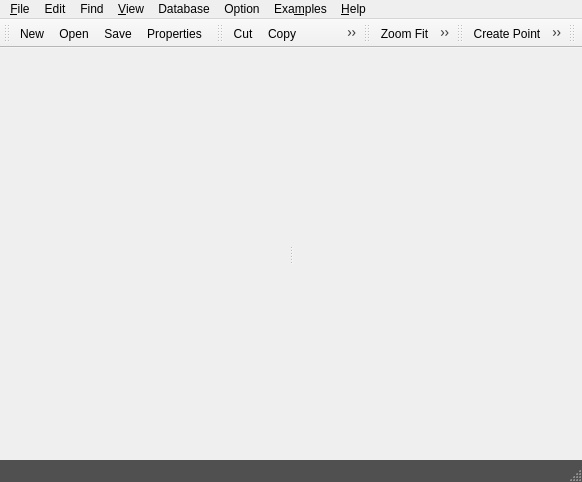
<?xml version="1.0" encoding="UTF-8"?>
<ui version="4.0">
 <class>MainWindow</class>
 <widget class="QMainWindow" name="MainWindow">
  <property name="geometry">
   <rect>
    <x>0</x>
    <y>0</y>
    <width>582</width>
    <height>482</height>
   </rect>
  </property>
  <property name="windowTitle">
   <string>MainWindow</string>
  </property>
  <property name="styleSheet">
   <string notr="true"/>
  </property>
  <widget class="QWidget" name="centralwidget">
   <layout class="QVBoxLayout" name="verticalLayout">
    <property name="leftMargin">
     <number>0</number>
    </property>
    <property name="topMargin">
     <number>0</number>
    </property>
    <property name="rightMargin">
     <number>0</number>
    </property>
    <property name="bottomMargin">
     <number>0</number>
    </property>
    <item>
     <widget class="QSplitter" name="splitter">
      <property name="orientation">
       <enum>Qt::Horizontal</enum>
      </property>
      <widget class="MainWidget" name="mainWidget" native="true"/>
      <widget class="Viewer" name="viewer" native="true"/>
     </widget>
    </item>
   </layout>
  </widget>
  <widget class="QMenuBar" name="menubar">
   <property name="geometry">
    <rect>
     <x>0</x>
     <y>0</y>
     <width>582</width>
     <height>21</height>
    </rect>
   </property>
   <widget class="QMenu" name="menu_File">
    <property name="title">
     <string>&amp;File</string>
    </property>
    <addaction name="action_New"/>
    <addaction name="action_Open"/>
    <addaction name="action_Save"/>
    <addaction name="action_SaveAs"/>
    <addaction name="separator"/>
    <addaction name="action_Properties"/>
    <addaction name="separator"/>
    <addaction name="action_Exit"/>
   </widget>
   <widget class="QMenu" name="menu_Help">
    <property name="title">
     <string>&amp;Help</string>
    </property>
    <addaction name="action_About"/>
    <addaction name="action_AboutQt"/>
   </widget>
   <widget class="QMenu" name="menu_View">
    <property name="title">
     <string>&amp;View</string>
    </property>
    <addaction name="action_ZoomFit"/>
    <addaction name="action_ZoomIn"/>
    <addaction name="action_ZoomOut"/>
    <addaction name="separator"/>
    <addaction name="action_Axes"/>
    <addaction name="action_Grid"/>
    <addaction name="action_Background"/>
    <addaction name="separator"/>
    <addaction name="action_Contour"/>
    <addaction name="action_Wireframe"/>
    <addaction name="action_Texture"/>
    <addaction name="action_WireframeAndTexture"/>
   </widget>
   <widget class="QMenu" name="menuExamples">
    <property name="title">
     <string>Exa&amp;mples</string>
    </property>
    <addaction name="action_SimpleWorld"/>
   </widget>
   <widget class="QMenu" name="menu_Edit">
    <property name="title">
     <string>Edit</string>
    </property>
    <addaction name="action_Undo"/>
    <addaction name="action_Redo"/>
    <addaction name="separator"/>
    <addaction name="action_Cut"/>
    <addaction name="action_Copy"/>
    <addaction name="action_Paste"/>
    <addaction name="separator"/>
    <addaction name="action_Delete"/>
   </widget>
   <widget class="QMenu" name="menuFind">
    <property name="title">
     <string>Find</string>
    </property>
    <addaction name="action_Find"/>
   </widget>
   <widget class="QMenu" name="menuDatabase">
    <property name="title">
     <string>Database</string>
    </property>
    <addaction name="action_CreatePoint"/>
    <addaction name="action_CreateEdge"/>
    <addaction name="action_CreateRegion"/>
    <addaction name="separator"/>
   </widget>
   <widget class="QMenu" name="menuOption">
    <property name="title">
     <string>Option</string>
    </property>
    <addaction name="action_ShowUndoRedoPanel"/>
    <addaction name="separator"/>
    <addaction name="action_Preferences"/>
   </widget>
   <addaction name="menu_File"/>
   <addaction name="menu_Edit"/>
   <addaction name="menuFind"/>
   <addaction name="menu_View"/>
   <addaction name="menuDatabase"/>
   <addaction name="menuOption"/>
   <addaction name="menuExamples"/>
   <addaction name="menu_Help"/>
  </widget>
  <widget class="QStatusBar" name="statusbar">
   <property name="styleSheet">
    <string notr="true">QStatusBar {
    background-color: rgb(80, 80, 80);
	color: rgb(255, 255, 255);
}</string>
   </property>
  </widget>
  <widget class="QToolBar" name="fileBar">
   <property name="windowTitle">
    <string>File toolbar</string>
   </property>
   <attribute name="toolBarArea">
    <enum>TopToolBarArea</enum>
   </attribute>
   <attribute name="toolBarBreak">
    <bool>false</bool>
   </attribute>
   <addaction name="action_New"/>
   <addaction name="action_Open"/>
   <addaction name="action_Save"/>
   <addaction name="action_Properties"/>
  </widget>
  <widget class="QToolBar" name="editBar">
   <property name="windowTitle">
    <string>Edit toolbar</string>
   </property>
   <attribute name="toolBarArea">
    <enum>TopToolBarArea</enum>
   </attribute>
   <attribute name="toolBarBreak">
    <bool>false</bool>
   </attribute>
   <addaction name="action_Cut"/>
   <addaction name="action_Copy"/>
   <addaction name="action_Paste"/>
   <addaction name="action_Delete"/>
   <addaction name="separator"/>
   <addaction name="action_Undo"/>
   <addaction name="action_Redo"/>
  </widget>
  <widget class="QToolBar" name="viewBar">
   <property name="windowTitle">
    <string>View toolbar</string>
   </property>
   <attribute name="toolBarArea">
    <enum>TopToolBarArea</enum>
   </attribute>
   <attribute name="toolBarBreak">
    <bool>false</bool>
   </attribute>
   <addaction name="action_ZoomFit"/>
   <addaction name="action_ZoomIn"/>
   <addaction name="action_ZoomOut"/>
   <addaction name="separator"/>
   <addaction name="action_Preferences"/>
  </widget>
  <widget class="QToolBar" name="databaseBar">
   <property name="windowTitle">
    <string>Database toolbar</string>
   </property>
   <attribute name="toolBarArea">
    <enum>TopToolBarArea</enum>
   </attribute>
   <attribute name="toolBarBreak">
    <bool>false</bool>
   </attribute>
   <addaction name="action_CreatePoint"/>
   <addaction name="action_CreateEdge"/>
   <addaction name="action_CreateRegion"/>
  </widget>
  <widget class="SceneToolBar" name="sceneToolBar">
   <property name="windowTitle">
    <string>toolBar</string>
   </property>
   <attribute name="toolBarArea">
    <enum>TopToolBarArea</enum>
   </attribute>
   <attribute name="toolBarBreak">
    <bool>false</bool>
   </attribute>
  </widget>
  <action name="action_Open">
   <property name="icon">
    <iconset resource="resources.qrc">
     <normaloff>:/icons/merkaartor-actions/document_open.png</normaloff>:/icons/merkaartor-actions/document_open.png</iconset>
   </property>
   <property name="text">
    <string>&amp;Open...</string>
   </property>
   <property name="toolTip">
    <string>Open</string>
   </property>
  </action>
  <action name="action_Exit">
   <property name="text">
    <string>E&amp;xit</string>
   </property>
  </action>
  <action name="action_Preferences">
   <property name="icon">
    <iconset resource="resources.qrc">
     <normaloff>:/icons/merkaartor-actions/preferences.png</normaloff>:/icons/merkaartor-actions/preferences.png</iconset>
   </property>
   <property name="text">
    <string>&amp;Preferences...</string>
   </property>
  </action>
  <action name="action_AboutQt">
   <property name="text">
    <string>About Qt...</string>
   </property>
  </action>
  <action name="action_About">
   <property name="text">
    <string>About AGE Editor...</string>
   </property>
   <property name="toolTip">
    <string>About AGE Editor</string>
   </property>
  </action>
  <action name="action_New">
   <property name="icon">
    <iconset resource="resources.qrc">
     <normaloff>:/icons/merkaartor-actions/document_new.png</normaloff>:/icons/merkaartor-actions/document_new.png</iconset>
   </property>
   <property name="text">
    <string>&amp;New</string>
   </property>
  </action>
  <action name="action_Save">
   <property name="icon">
    <iconset resource="resources.qrc">
     <normaloff>:/icons/merkaartor-actions/save.png</normaloff>:/icons/merkaartor-actions/save.png</iconset>
   </property>
   <property name="text">
    <string>&amp;Save</string>
   </property>
   <property name="toolTip">
    <string>Save</string>
   </property>
  </action>
  <action name="action_SaveAs">
   <property name="icon">
    <iconset resource="resources.qrc">
     <normaloff>:/icons/merkaartor-actions/save.png</normaloff>:/icons/merkaartor-actions/save.png</iconset>
   </property>
   <property name="text">
    <string>Save &amp;As...</string>
   </property>
   <property name="toolTip">
    <string>Save As</string>
   </property>
  </action>
  <action name="action_SimpleWorld">
   <property name="text">
    <string>Simple World</string>
   </property>
  </action>
  <action name="action_Properties">
   <property name="icon">
    <iconset resource="resources.qrc">
     <normaloff>:/icons/merkaartor-actions/upload.png</normaloff>:/icons/merkaartor-actions/upload.png</iconset>
   </property>
   <property name="text">
    <string>Properties...</string>
   </property>
  </action>
  <action name="action_Copy">
   <property name="icon">
    <iconset resource="resources.qrc">
     <normaloff>:/icons/merkaartor-actions/edit_copy.png</normaloff>:/icons/merkaartor-actions/edit_copy.png</iconset>
   </property>
   <property name="text">
    <string>Copy</string>
   </property>
  </action>
  <action name="action_Cut">
   <property name="icon">
    <iconset resource="resources.qrc">
     <normaloff>:/icons/merkaartor-actions/edit-cut.png</normaloff>:/icons/merkaartor-actions/edit-cut.png</iconset>
   </property>
   <property name="text">
    <string>Cut</string>
   </property>
  </action>
  <action name="action_Paste">
   <property name="icon">
    <iconset resource="resources.qrc">
     <normaloff>:/icons/merkaartor-actions/edit_paste.png</normaloff>:/icons/merkaartor-actions/edit_paste.png</iconset>
   </property>
   <property name="text">
    <string>Paste</string>
   </property>
  </action>
  <action name="action_Delete">
   <property name="icon">
    <iconset resource="resources.qrc">
     <normaloff>:/icons/merkaartor-actions/edit_delete.png</normaloff>:/icons/merkaartor-actions/edit_delete.png</iconset>
   </property>
   <property name="text">
    <string>Delete</string>
   </property>
  </action>
  <action name="action_Undo">
   <property name="icon">
    <iconset resource="resources.qrc">
     <normaloff>:/icons/merkaartor-actions/undo.png</normaloff>:/icons/merkaartor-actions/undo.png</iconset>
   </property>
   <property name="text">
    <string>Undo</string>
   </property>
  </action>
  <action name="action_Redo">
   <property name="icon">
    <iconset resource="resources.qrc">
     <normaloff>:/icons/merkaartor-actions/redo.png</normaloff>:/icons/merkaartor-actions/redo.png</iconset>
   </property>
   <property name="text">
    <string>Redo</string>
   </property>
  </action>
  <action name="action_Find">
   <property name="icon">
    <iconset resource="resources.qrc">
     <normaloff>:/icons/merkaartor-actions/find.png</normaloff>:/icons/merkaartor-actions/find.png</iconset>
   </property>
   <property name="text">
    <string>Find...</string>
   </property>
  </action>
  <action name="action_CreatePoint">
   <property name="icon">
    <iconset resource="resources.qrc">
     <normaloff>:/icons/merkaartor-actions/create_node.png</normaloff>:/icons/merkaartor-actions/create_node.png</iconset>
   </property>
   <property name="text">
    <string>Create Point</string>
   </property>
  </action>
  <action name="action_CreateEdge">
   <property name="icon">
    <iconset resource="resources.qrc">
     <normaloff>:/icons/merkaartor-actions/create_road.png</normaloff>:/icons/merkaartor-actions/create_road.png</iconset>
   </property>
   <property name="text">
    <string>Create Edge</string>
   </property>
  </action>
  <action name="action_CreateRegion">
   <property name="icon">
    <iconset resource="resources.qrc">
     <normaloff>:/icons/merkaartor-actions/create_area.png</normaloff>:/icons/merkaartor-actions/create_area.png</iconset>
   </property>
   <property name="text">
    <string>Create Region</string>
   </property>
  </action>
  <action name="action_ZoomFit">
   <property name="icon">
    <iconset resource="resources.qrc">
     <normaloff>:/icons/merkaartor-actions/zoom_fit_best.png</normaloff>:/icons/merkaartor-actions/zoom_fit_best.png</iconset>
   </property>
   <property name="text">
    <string>Zoom Fit</string>
   </property>
  </action>
  <action name="action_ZoomIn">
   <property name="icon">
    <iconset resource="resources.qrc">
     <normaloff>:/icons/merkaartor-actions/zoom_in.png</normaloff>:/icons/merkaartor-actions/zoom_in.png</iconset>
   </property>
   <property name="text">
    <string>Zoom In</string>
   </property>
  </action>
  <action name="action_ZoomOut">
   <property name="icon">
    <iconset resource="resources.qrc">
     <normaloff>:/icons/merkaartor-actions/zoom_out.png</normaloff>:/icons/merkaartor-actions/zoom_out.png</iconset>
   </property>
   <property name="text">
    <string>Zoom Out</string>
   </property>
  </action>
  <action name="action_ShowUndoRedoPanel">
   <property name="text">
    <string>Show Undo/Redo Panel</string>
   </property>
  </action>
  <action name="action_Wireframe">
   <property name="icon">
    <iconset resource="resources.qrc">
     <normaloff>:/icons/menu/view_wireframe_24x24.png</normaloff>:/icons/menu/view_wireframe_24x24.png</iconset>
   </property>
   <property name="text">
    <string>Wireframe</string>
   </property>
  </action>
  <action name="action_Contour">
   <property name="icon">
    <iconset resource="resources.qrc">
     <normaloff>:/icons/menu/view_contour_24x24.png</normaloff>:/icons/menu/view_contour_24x24.png</iconset>
   </property>
   <property name="text">
    <string>Contour</string>
   </property>
  </action>
  <action name="action_Texture">
   <property name="icon">
    <iconset resource="resources.qrc">
     <normaloff>:/icons/menu/view_texture_24x24.png</normaloff>:/icons/menu/view_texture_24x24.png</iconset>
   </property>
   <property name="text">
    <string>Texture</string>
   </property>
  </action>
  <action name="action_WireframeAndTexture">
   <property name="icon">
    <iconset resource="resources.qrc">
     <normaloff>:/icons/menu/view_wireframe_and_texture_24x24.png</normaloff>:/icons/menu/view_wireframe_and_texture_24x24.png</iconset>
   </property>
   <property name="text">
    <string>Wireframe and Texture</string>
   </property>
  </action>
  <action name="action_Axes">
   <property name="icon">
    <iconset resource="resources.qrc">
     <normaloff>:/icons/menu/view_axes_24x24.png</normaloff>:/icons/menu/view_axes_24x24.png</iconset>
   </property>
   <property name="text">
    <string>Axes</string>
   </property>
  </action>
  <action name="action_Grid">
   <property name="icon">
    <iconset resource="resources.qrc">
     <normaloff>:/icons/menu/view_grid_24x24.png</normaloff>:/icons/menu/view_grid_24x24.png</iconset>
   </property>
   <property name="text">
    <string>Grid</string>
   </property>
  </action>
  <action name="action_Background">
   <property name="icon">
    <iconset resource="resources.qrc">
     <normaloff>:/icons/menu/view_background_24x24.png</normaloff>:/icons/menu/view_background_24x24.png</iconset>
   </property>
   <property name="text">
    <string>Background</string>
   </property>
  </action>
 </widget>
 <customwidgets>
  <customwidget>
   <class>Viewer</class>
   <extends>QWidget</extends>
   <header>OpenGL/Viewer</header>
   <container>1</container>
  </customwidget>
  <customwidget>
   <class>MainWidget</class>
   <extends>QWidget</extends>
   <header>Widgets/MainWidget</header>
   <container>1</container>
  </customwidget>
  <customwidget>
   <class>SceneToolBar</class>
   <extends>QToolBar</extends>
   <header>Widgets/SceneToolBar</header>
  </customwidget>
 </customwidgets>
 <resources>
  <include location="resources.qrc"/>
 </resources>
 <connections/>
</ui>
